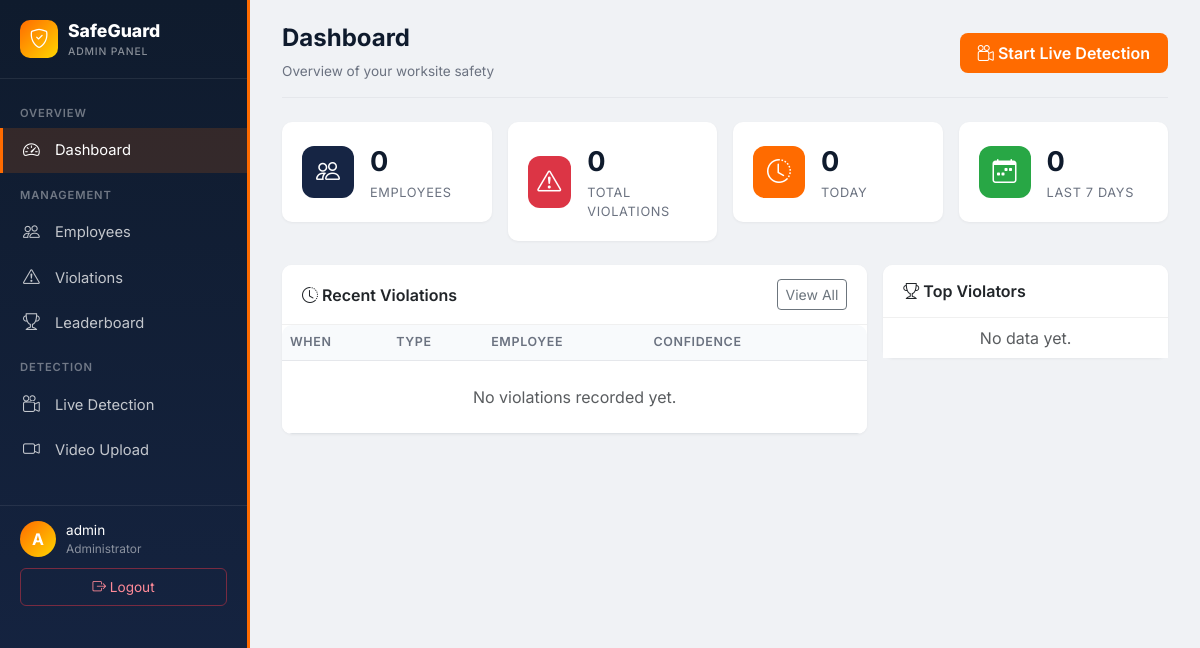
The page /manage/ (signed in) on the database as committed earlier.
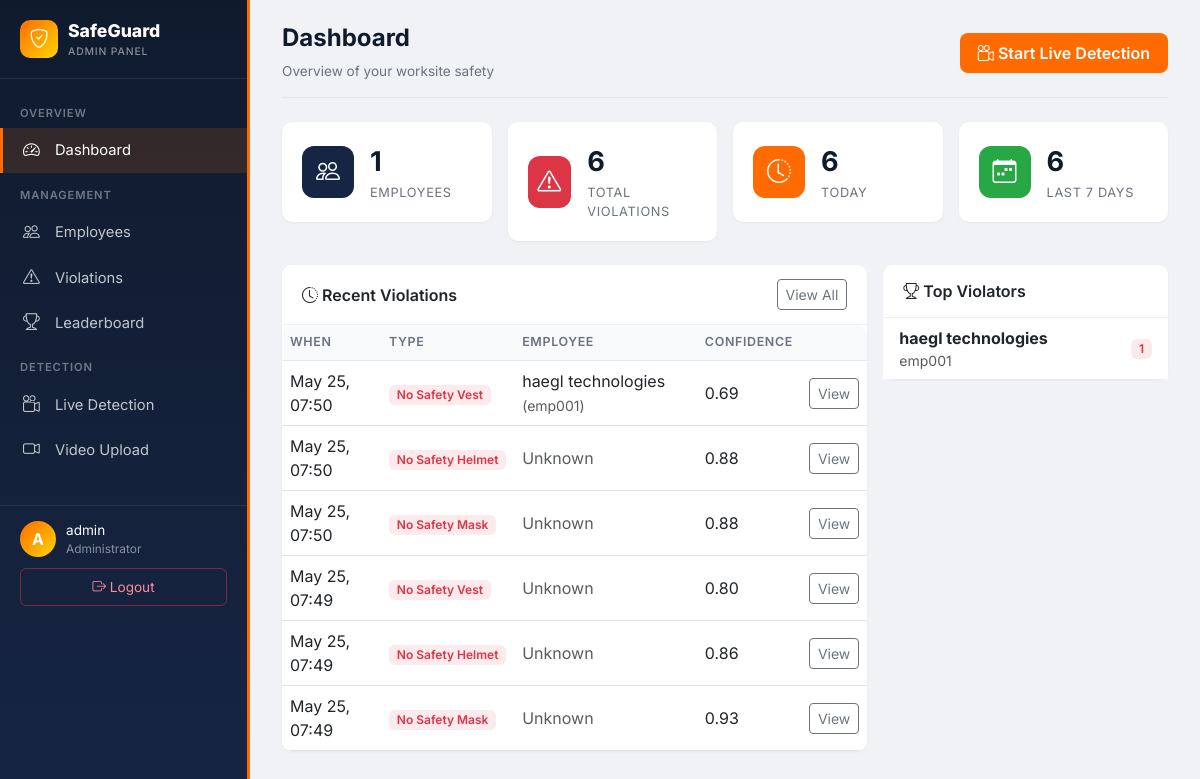
The same page on the database as committed later.
### users/models.py (models this page shows, shortened)
class User(AbstractUser):
    ROLE_CHOICES = [('admin', 'Admin'), ('employee', 'Employee')]
    email = models.EmailField(_('email address'), unique=True)
    phone_number = models.CharField(max_length=15, blank=True)
    role = models.CharField(max_length=10, choices=ROLE_CHOICES, default='employee')
    employee_id = models.CharField(max_length=20, unique=True, blank=True, null=True)
    photo = models.ImageField(upload_to='employees/', blank=True, null=True)
    face_encoding = models.BinaryField(blank=True, null=True)
    department = models.CharField(max_length=50, blank=True)
    created_at = models.DateTimeField(default=timezone.now)
    updated_at = models.DateTimeField(auto_now=True)
    @property
    def is_admin_user(self):
        return self.role == 'admin' or self.is_superuser
    class Meta:
        verbose_name = _('user')
        verbose_name_plural = _('users')

class Violation(models.Model):
    employee = models.ForeignKey(User, on_delete=models.CASCADE, related_name='violations',
                                 null=True, blank=True, limit_choices_to={'role': 'employee'})
    violation_type = models.CharField(max_length=100)
    snapshot = models.ImageField(upload_to='violations/')                # annotated, for display
    clean_snapshot = models.ImageField(upload_to='violations/clean/',    # un-annotated, for face match
                                       null=True, blank=True)
    confidence = models.FloatField()
    source = models.CharField(max_length=20, default='live')
    timestamp = models.DateTimeField(auto_now_add=True)
    sms_sent = models.BooleanField(default=False)
    sms_sent_at = models.DateTimeField(null=True, blank=True)
    sms_error = models.TextField(blank=True, null=True)
    class Meta:
        ordering = ['-timestamp']

### users/views.py (the view)
# urls.py: path('manage/', views.manage_dashboard, name='manage_dashboard'),
@admin_required
def manage_dashboard(request):
    today = timezone.now().date()
    week_ago = timezone.now() - timedelta(days=7)
    ctx = {
        'employee_count': User.objects.filter(role='employee', is_superuser=False, is_staff=False).count(),
        'violation_count': Violation.objects.count(),
        'today_violations': Violation.objects.filter(timestamp__date=today).count(),
        'week_violations': Violation.objects.filter(timestamp__gte=week_ago).count(),
        'recent_violations': Violation.objects.select_related('employee')[:8],
        'top_violators': (User.objects.filter(role='employee', is_superuser=False, is_staff=False)
                          .annotate(vc=Count('violations'))
                          .filter(vc__gt=0).order_by('-vc')[:5]),
    }
    return render(request, 'admin_panel/dashboard.html', ctx)

### users/views.py (called while the page is built)
def admin_required(view_func):
    @wraps(view_func)
    @login_required
    def _wrapped(request, *args, **kwargs):
        if not request.user.is_admin_user:
            messages.error(request, 'Admins only.')
            return redirect('employee_dashboard')
        return view_func(request, *args, **kwargs)
    return _wrapped

### templates/admin_panel/dashboard.html (shortened to what this page needs)
{% extends 'base_admin.html' %}
{% block content %}
<div class="page-header">
    <div>
        <h1>Dashboard</h1>
        <div class="breadcrumb-nav">Overview of your worksite safety</div>
    </div>
    <a href="{% url 'live_detection' %}" class="btn btn-admin">
        <i class="bi bi-camera-reels"></i> Start Live Detection
    </a>
</div>
<div class="row g-3 mb-4">
    <div class="col-md-3 col-sm-6">
        <div class="stat-card blue">
            <div class="stat-icon"><i class="bi bi-people"></i></div>
            <div>
                <div class="stat-value">{{ employee_count }}</div>
                <div class="stat-label">Employees</div>
            </div>
        </div>
    </div>
    <div class="col-md-3 col-sm-6">
        <div class="stat-card red">
            <div class="stat-icon"><i class="bi bi-exclamation-triangle"></i></div>
            <div>
                <div class="stat-value">{{ violation_count }}</div>
                <div class="stat-label">Total Violations</div>
            </div>
        </div>
    </div>
    <div class="col-md-3 col-sm-6">
        <div class="stat-card orange">
            <div class="stat-icon"><i class="bi bi-clock-history"></i></div>
            <div>
                <div class="stat-value">{{ today_violations }}</div>
                <div class="stat-label">Today</div>
            </div>
        </div>
    </div>
    <div class="col-md-3 col-sm-6">
        <div class="stat-card green">
            <div class="stat-icon"><i class="bi bi-calendar-week"></i></div>
            <div>
                <div class="stat-value">{{ week_violations }}</div>
                <div class="stat-label">Last 7 Days</div>
            </div>
        </div>
    </div>
</div>
<div class="row g-3">
    <div class="col-lg-8">
        <div class="card">
            <div class="card-header d-flex justify-content-between align-items-center">
                <span><i class="bi bi-clock-history"></i> Recent Violations</span>
                <a href="{% url 'violation_list' %}" class="btn btn-sm btn-outline-secondary">View All</a>
            </div>
            <div class="card-body p-0">
                <table class="table table-clean mb-0">
                    <thead>
                        <tr>
                            <th>When</th>
                            <th>Type</th>
                            <th>Employee</th>
                            <th>Confidence</th>
                            <th></th>
                        </tr>
                    </thead>
                    <tbody>
                    {% for v in recent_violations %}
                        <tr>
                            <td>{{ v.timestamp|date:"M d, H:i" }}</td>
                            <td><span class="badge badge-violation">{{ v.violation_type }}</span></td>
                            <td>
                                {% if v.employee %}
                                    {{ v.employee.first_name }} {{ v.employee.last_name }}
                                    <small class="text-muted">({{ v.employee.employee_id }})</small>
                                {% else %}
                                    <span class="text-muted">Unknown</span>
                                {% endif %}
                            </td>
                            <td>{{ v.confidence|floatformat:2 }}</td>
                            <td><a href="{% url 'violation_detail' v.pk %}" class="btn btn-sm btn-outline-secondary">View</a></td>
                        </tr>
                    {% empty %}
                        <tr><td colspan="5" class="text-center py-4 text-muted">No violations recorded yet.</td></tr>
                    {% endfor %}
                    </tbody>
                </table>
            </div>
        </div>
    </div>
    <div class="col-lg-4">
        <div class="card">
            <div class="card-header"><i class="bi bi-trophy"></i> Top Violators</div>
            <div class="card-body p-0">
                <ul class="list-group list-group-flush">
                {% for emp in top_violators %}
                    <li class="list-group-item d-flex justify-content-between align-items-center">
                        <div>
                            <strong>{{ emp.first_name }} {{ emp.last_name }}</strong>
                            <small class="d-block text-muted">{{ emp.employee_id }}</small>
                        </div>
                        <span class="badge badge-violation">{{ emp.vc }}</span>
                    </li>
                {% empty %}
                    <li class="list-group-item text-center text-muted">No data yet.</li>
                {% endfor %}
                </ul>
            </div>
        </div>
    </div>
</div>
{% endblock %}

### templates/base_admin.html (shortened to what this page needs)
<!DOCTYPE html>
<html lang="en">
<head>
    <link href="https://cdn.jsdelivr.net/npm/bootstrap@5.3.0/dist/css/bootstrap.min.css" rel="stylesheet">
    <link rel="stylesheet" href="https://cdn.jsdelivr.net/npm/bootstrap-icons@1.11.0/font/bootstrap-icons.css">
</head>
<body>
<div class="admin-shell">
    <aside class="sidebar">
        <div class="sidebar-brand">
            <div class="icon"><i class="bi bi-shield-check"></i></div>
            <div class="brand-text">
                SafeGuard
                <small>Admin Panel</small>
            </div>
        </div>
        <ul class="sidebar-nav">
            <li class="nav-section">Overview</li>
            <li><a href="{% url 'manage_dashboard' %}" class="{% if request.resolver_match.url_name == 'manage_dashboard' %}active{% endif %}"><i class="bi bi-speedometer2"></i><span>Dashboard</span></a></li>
            <li class="nav-section">Management</li>
            <li><a href="{% url 'employee_list' %}" class="{% if 'employee' in request.resolver_match.url_name %}active{% endif %}"><i class="bi bi-people"></i><span>Employees</span></a></li>
            <li><a href="{% url 'violation_list' %}" class="{% if 'violation' in request.resolver_match.url_name %}active{% endif %}"><i class="bi bi-exclamation-triangle"></i><span>Violations</span></a></li>
            <li><a href="{% url 'leaderboard' %}" class="{% if request.resolver_match.url_name == 'leaderboard' %}active{% endif %}"><i class="bi bi-trophy"></i><span>Leaderboard</span></a></li>
            <li class="nav-section">Detection</li>
            <li><a href="{% url 'live_detection' %}" class="{% if request.resolver_match.url_name == 'live_detection' %}active{% endif %}"><i class="bi bi-camera-reels"></i><span>Live Detection</span></a></li>
            <li><a href="{% url 'video_upload1' %}" class="{% if request.resolver_match.url_name == 'video_upload1' %}active{% endif %}"><i class="bi bi-camera-video"></i><span>Video Upload</span></a></li>
        </ul>
        <div class="sidebar-footer">
            <div class="user">
                <div class="avatar">{{ user.username|make_list|first|upper }}</div>
                <div class="user-info">
                    {{ user.username }}
                    <small>Administrator</small>
                </div>
            </div>
            <form action="{% url 'logout' %}" method="post">
                <button type="submit" class="logout-btn">
                    <i class="bi bi-box-arrow-right"></i> Logout
                </button>
            </form>
        </div>
    </aside>
    <main class="main">
        {% block content %}{% endblock %}
    </main>
</div>
</body>
</html>

Rows that differ between the two databases and show on the page:
added Violation: timestamp "May 25, 07:50", violation_type "No Safety Vest", employee.first_name "haegl", employee.last_name "technologies", employee.employee_id "emp001", confidence "0.69"
added Violation: timestamp "May 25, 07:50", violation_type "No Safety Helmet", shows "Unknown", confidence "0.88"
added Violation: timestamp "May 25, 07:50", violation_type "No Safety Mask", shows "Unknown", confidence "0.88"
added Violation: timestamp "May 25, 07:49", violation_type "No Safety Vest", shows "Unknown", confidence "0.80"
added Violation: timestamp "May 25, 07:49", violation_type "No Safety Helmet", shows "Unknown", confidence "0.86"
added Violation: timestamp "May 25, 07:49", violation_type "No Safety Mask", shows "Unknown", confidence "0.93"
added User: first_name "haegl", last_name "technologies", employee_id "emp001", vc "1"
Other text that changed with them:
{{ employee_count }}: "0" → "1"
{{ violation_count }}: "0" → "6"
{{ today_violations }}: "0" → "6"
{{ week_violations }}: "0" → "6"
text no longer shown: "No violations recorded yet. No data yet."
